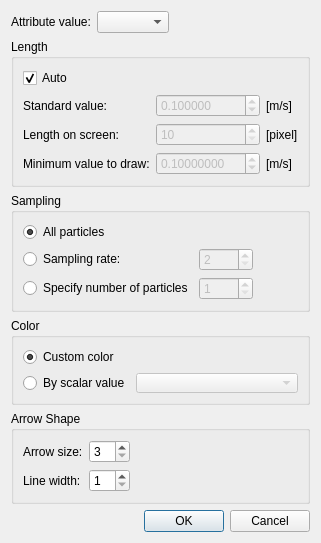
<?xml version="1.0" encoding="UTF-8"?>
<ui version="4.0">
 <class>PostParticleVectorPropertyDialog</class>
 <widget class="QDialog" name="PostParticleVectorPropertyDialog">
  <property name="enabled">
   <bool>true</bool>
  </property>
  <property name="geometry">
   <rect>
    <x>0</x>
    <y>0</y>
    <width>314</width>
    <height>485</height>
   </rect>
  </property>
  <property name="windowTitle">
   <string>Arrow Setting</string>
  </property>
  <layout class="QVBoxLayout" name="verticalLayout_2">
   <item>
    <layout class="QHBoxLayout" name="horizontalLayout">
     <item>
      <widget class="QLabel" name="attributeLabel">
       <property name="minimumSize">
        <size>
         <width>80</width>
         <height>0</height>
        </size>
       </property>
       <property name="text">
        <string>Attribute value:</string>
       </property>
      </widget>
     </item>
     <item>
      <widget class="QComboBox" name="attributeComboBox"/>
     </item>
     <item>
      <spacer name="horizontalSpacer_4">
       <property name="orientation">
        <enum>Qt::Horizontal</enum>
       </property>
       <property name="sizeHint" stdset="0">
        <size>
         <width>40</width>
         <height>0</height>
        </size>
       </property>
      </spacer>
     </item>
    </layout>
   </item>
   <item>
    <widget class="QGroupBox" name="lengthGroupBox">
     <property name="title">
      <string>Length</string>
     </property>
     <layout class="QVBoxLayout" name="verticalLayout">
      <item>
       <widget class="QCheckBox" name="lengthAutoCheckBox">
        <property name="text">
         <string>Auto</string>
        </property>
        <property name="checked">
         <bool>true</bool>
        </property>
       </widget>
      </item>
      <item>
       <layout class="QHBoxLayout" name="horizontalLayout_5">
        <item>
         <layout class="QGridLayout" name="gridLayout_2">
          <item row="0" column="0">
           <widget class="QLabel" name="stdValueLabel">
            <property name="text">
             <string>Standard value:</string>
            </property>
           </widget>
          </item>
          <item row="0" column="1">
           <widget class="QDoubleSpinBox" name="stdValueSpinBox">
            <property name="enabled">
             <bool>false</bool>
            </property>
            <property name="decimals">
             <number>6</number>
            </property>
            <property name="minimum">
             <double>0.001000000000000</double>
            </property>
            <property name="maximum">
             <double>100.000000000000000</double>
            </property>
            <property name="singleStep">
             <double>0.100000000000000</double>
            </property>
            <property name="value">
             <double>0.100000000000000</double>
            </property>
           </widget>
          </item>
          <item row="0" column="2">
           <widget class="QLabel" name="stdValueUnitLabel">
            <property name="text">
             <string>[m/s]</string>
            </property>
           </widget>
          </item>
          <item row="1" column="0">
           <widget class="QLabel" name="legendLenLabel">
            <property name="text">
             <string>Length on screen:</string>
            </property>
           </widget>
          </item>
          <item row="1" column="1">
           <widget class="QSpinBox" name="legendLengthSpinBox">
            <property name="enabled">
             <bool>false</bool>
            </property>
            <property name="minimum">
             <number>10</number>
            </property>
            <property name="maximum">
             <number>1000</number>
            </property>
           </widget>
          </item>
          <item row="1" column="2">
           <widget class="QLabel" name="legendLenUnitLabel">
            <property name="text">
             <string>[pixel]</string>
            </property>
           </widget>
          </item>
          <item row="2" column="0">
           <widget class="QLabel" name="minValueLabel">
            <property name="text">
             <string>Minimum value to draw:</string>
            </property>
           </widget>
          </item>
          <item row="2" column="1">
           <widget class="QDoubleSpinBox" name="minValueSpinBox">
            <property name="enabled">
             <bool>false</bool>
            </property>
            <property name="decimals">
             <number>8</number>
            </property>
            <property name="minimum">
             <double>0.001000000000000</double>
            </property>
            <property name="maximum">
             <double>100.000000000000000</double>
            </property>
            <property name="singleStep">
             <double>0.100000000000000</double>
            </property>
            <property name="value">
             <double>0.100000000000000</double>
            </property>
           </widget>
          </item>
          <item row="2" column="2">
           <widget class="QLabel" name="minValueUnitLabel">
            <property name="text">
             <string>[m/s]</string>
            </property>
           </widget>
          </item>
         </layout>
        </item>
        <item>
         <spacer name="horizontalSpacer_5">
          <property name="orientation">
           <enum>Qt::Horizontal</enum>
          </property>
          <property name="sizeHint" stdset="0">
           <size>
            <width>40</width>
            <height>20</height>
           </size>
          </property>
         </spacer>
        </item>
       </layout>
      </item>
     </layout>
    </widget>
   </item>
   <item>
    <widget class="QGroupBox" name="samplingGroupBox">
     <property name="title">
      <string>Sampling</string>
     </property>
     <layout class="QHBoxLayout" name="horizontalLayout_4">
      <item>
       <layout class="QGridLayout" name="gridLayout">
        <item row="0" column="0">
         <widget class="QRadioButton" name="samplingAllRadioButton">
          <property name="text">
           <string>All particles</string>
          </property>
          <property name="checked">
           <bool>true</bool>
          </property>
         </widget>
        </item>
        <item row="1" column="0">
         <widget class="QRadioButton" name="samplingRateRadioButton">
          <property name="text">
           <string>Sampling rate:</string>
          </property>
         </widget>
        </item>
        <item row="1" column="1">
         <widget class="QSpinBox" name="samplingRateSpinBox">
          <property name="enabled">
           <bool>false</bool>
          </property>
          <property name="minimum">
           <number>2</number>
          </property>
          <property name="maximum">
           <number>10</number>
          </property>
         </widget>
        </item>
        <item row="2" column="0">
         <widget class="QRadioButton" name="samplingNumberRadioButton">
          <property name="text">
           <string>Specify number of particles</string>
          </property>
         </widget>
        </item>
        <item row="2" column="1">
         <widget class="QSpinBox" name="samplingNumberSpinBox">
          <property name="enabled">
           <bool>false</bool>
          </property>
          <property name="minimum">
           <number>1</number>
          </property>
          <property name="maximum">
           <number>9999</number>
          </property>
         </widget>
        </item>
       </layout>
      </item>
      <item>
       <spacer name="horizontalSpacer_3">
        <property name="orientation">
         <enum>Qt::Horizontal</enum>
        </property>
        <property name="sizeHint" stdset="0">
         <size>
          <width>133</width>
          <height>20</height>
         </size>
        </property>
       </spacer>
      </item>
     </layout>
    </widget>
   </item>
   <item>
    <widget class="QGroupBox" name="colorGroupBox">
     <property name="title">
      <string>Color</string>
     </property>
     <layout class="QGridLayout" name="gridLayout_3">
      <item row="0" column="0">
       <widget class="QRadioButton" name="specificRadioButton">
        <property name="sizePolicy">
         <sizepolicy hsizetype="Minimum" vsizetype="Fixed">
          <horstretch>0</horstretch>
          <verstretch>0</verstretch>
         </sizepolicy>
        </property>
        <property name="text">
         <string>Custom color</string>
        </property>
        <property name="checked">
         <bool>true</bool>
        </property>
       </widget>
      </item>
      <item row="0" column="1">
       <layout class="QHBoxLayout" name="horizontalLayout_2">
        <item>
         <widget class="ColorEditWidget" name="colorEditWidget"/>
        </item>
        <item>
         <spacer name="horizontalSpacer">
          <property name="orientation">
           <enum>Qt::Horizontal</enum>
          </property>
          <property name="sizeHint" stdset="0">
           <size>
            <width>40</width>
            <height>10</height>
           </size>
          </property>
         </spacer>
        </item>
       </layout>
      </item>
      <item row="1" column="0">
       <widget class="QRadioButton" name="scalarRadioButton">
        <property name="text">
         <string>By scalar value</string>
        </property>
       </widget>
      </item>
      <item row="1" column="1">
       <widget class="QComboBox" name="scalarComboBox">
        <property name="enabled">
         <bool>false</bool>
        </property>
        <property name="minimumSize">
         <size>
          <width>120</width>
          <height>20</height>
         </size>
        </property>
       </widget>
      </item>
     </layout>
    </widget>
   </item>
   <item>
    <widget class="QGroupBox" name="arrowShapeGroupBox">
     <property name="title">
      <string>Arrow Shape</string>
     </property>
     <layout class="QHBoxLayout" name="horizontalLayout_6">
      <item>
       <layout class="QGridLayout" name="gridLayout_4">
        <item row="0" column="0">
         <widget class="QLabel" name="arrowSizeLabel">
          <property name="text">
           <string>Arrow size:</string>
          </property>
         </widget>
        </item>
        <item row="0" column="1">
         <widget class="QSpinBox" name="arrowSizeSpinBox">
          <property name="minimum">
           <number>3</number>
          </property>
          <property name="maximum">
           <number>20</number>
          </property>
         </widget>
        </item>
        <item row="1" column="0">
         <widget class="QLabel" name="lineWidthLabel">
          <property name="text">
           <string>Line width:</string>
          </property>
         </widget>
        </item>
        <item row="1" column="1">
         <widget class="QSpinBox" name="lineWidthSpinBox">
          <property name="minimum">
           <number>1</number>
          </property>
          <property name="maximum">
           <number>11</number>
          </property>
         </widget>
        </item>
       </layout>
      </item>
      <item>
       <spacer name="horizontalSpacer_6">
        <property name="orientation">
         <enum>Qt::Horizontal</enum>
        </property>
        <property name="sizeHint" stdset="0">
         <size>
          <width>157</width>
          <height>20</height>
         </size>
        </property>
       </spacer>
      </item>
     </layout>
    </widget>
   </item>
   <item>
    <spacer name="verticalSpacer">
     <property name="orientation">
      <enum>Qt::Vertical</enum>
     </property>
     <property name="sizeHint" stdset="0">
      <size>
       <width>20</width>
       <height>13</height>
      </size>
     </property>
    </spacer>
   </item>
   <item>
    <widget class="QDialogButtonBox" name="buttonBox">
     <property name="orientation">
      <enum>Qt::Horizontal</enum>
     </property>
     <property name="standardButtons">
      <set>QDialogButtonBox::Cancel|QDialogButtonBox::Ok</set>
     </property>
    </widget>
   </item>
  </layout>
 </widget>
 <customwidgets>
  <customwidget>
   <class>ColorEditWidget</class>
   <extends>QLabel</extends>
   <header>guibase/coloreditwidget.h</header>
   <container>1</container>
  </customwidget>
 </customwidgets>
 <resources/>
 <connections>
  <connection>
   <sender>buttonBox</sender>
   <signal>accepted()</signal>
   <receiver>PostParticleVectorPropertyDialog</receiver>
   <slot>accept()</slot>
   <hints>
    <hint type="sourcelabel">
     <x>266</x>
     <y>475</y>
    </hint>
    <hint type="destinationlabel">
     <x>157</x>
     <y>274</y>
    </hint>
   </hints>
  </connection>
  <connection>
   <sender>buttonBox</sender>
   <signal>rejected()</signal>
   <receiver>PostParticleVectorPropertyDialog</receiver>
   <slot>reject()</slot>
   <hints>
    <hint type="sourcelabel">
     <x>304</x>
     <y>475</y>
    </hint>
    <hint type="destinationlabel">
     <x>286</x>
     <y>274</y>
    </hint>
   </hints>
  </connection>
  <connection>
   <sender>samplingRateRadioButton</sender>
   <signal>toggled(bool)</signal>
   <receiver>samplingRateSpinBox</receiver>
   <slot>setEnabled(bool)</slot>
   <hints>
    <hint type="sourcelabel">
     <x>146</x>
     <y>227</y>
    </hint>
    <hint type="destinationlabel">
     <x>203</x>
     <y>229</y>
    </hint>
   </hints>
  </connection>
  <connection>
   <sender>samplingNumberRadioButton</sender>
   <signal>toggled(bool)</signal>
   <receiver>samplingNumberSpinBox</receiver>
   <slot>setEnabled(bool)</slot>
   <hints>
    <hint type="sourcelabel">
     <x>176</x>
     <y>256</y>
    </hint>
    <hint type="destinationlabel">
     <x>197</x>
     <y>258</y>
    </hint>
   </hints>
  </connection>
  <connection>
   <sender>specificRadioButton</sender>
   <signal>toggled(bool)</signal>
   <receiver>colorEditWidget</receiver>
   <slot>setEnabled(bool)</slot>
   <hints>
    <hint type="sourcelabel">
     <x>99</x>
     <y>314</y>
    </hint>
    <hint type="destinationlabel">
     <x>133</x>
     <y>313</y>
    </hint>
   </hints>
  </connection>
  <connection>
   <sender>scalarRadioButton</sender>
   <signal>toggled(bool)</signal>
   <receiver>scalarComboBox</receiver>
   <slot>setEnabled(bool)</slot>
   <hints>
    <hint type="sourcelabel">
     <x>120</x>
     <y>332</y>
    </hint>
    <hint type="destinationlabel">
     <x>139</x>
     <y>338</y>
    </hint>
   </hints>
  </connection>
  <connection>
   <sender>lengthAutoCheckBox</sender>
   <signal>toggled(bool)</signal>
   <receiver>stdValueSpinBox</receiver>
   <slot>setDisabled(bool)</slot>
   <hints>
    <hint type="sourcelabel">
     <x>34</x>
     <y>70</y>
    </hint>
    <hint type="destinationlabel">
     <x>158</x>
     <y>90</y>
    </hint>
   </hints>
  </connection>
  <connection>
   <sender>lengthAutoCheckBox</sender>
   <signal>toggled(bool)</signal>
   <receiver>legendLengthSpinBox</receiver>
   <slot>setDisabled(bool)</slot>
   <hints>
    <hint type="sourcelabel">
     <x>61</x>
     <y>67</y>
    </hint>
    <hint type="destinationlabel">
     <x>148</x>
     <y>118</y>
    </hint>
   </hints>
  </connection>
  <connection>
   <sender>lengthAutoCheckBox</sender>
   <signal>toggled(bool)</signal>
   <receiver>minValueSpinBox</receiver>
   <slot>setDisabled(bool)</slot>
   <hints>
    <hint type="sourcelabel">
     <x>27</x>
     <y>70</y>
    </hint>
    <hint type="destinationlabel">
     <x>153</x>
     <y>140</y>
    </hint>
   </hints>
  </connection>
 </connections>
</ui>
